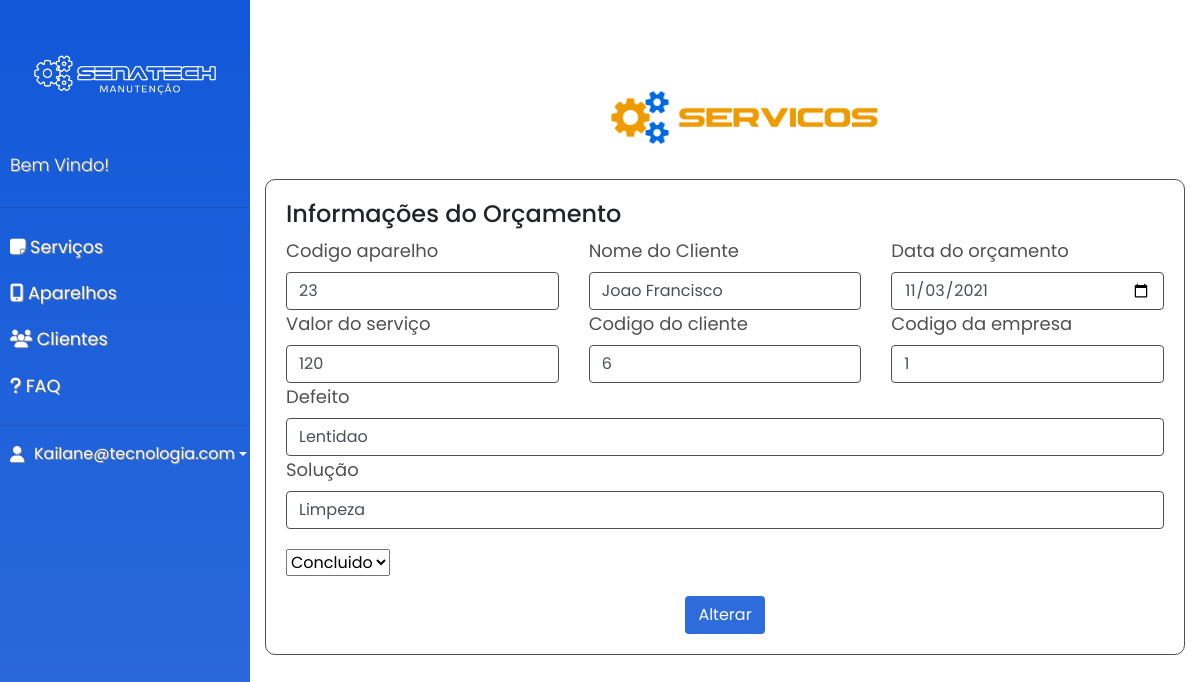
Screenshot of /editar_orcamento.php?p=editar&cod_orçamento=9 (signed in) with the database file from the repository.
### editar_orcamento.php (the view, shortened to what this page needs)
<?php
$cod_orçamento = $_GET['cod_orçamento'];
include "config.php";
$sql = "SELECT * FROM orçamentos WHERE cod_orçamento = $cod_orçamento";
$query = $mysqli->query($sql);
$dados = $query->fetch_array();
?>
<!DOCTYPE html>
<html>
<head>
    <link rel="stylesheet" href="https://stackpath.bootstrapcdn.com/bootstrap/4.1.0/css/bootstrap.min.css">
    <link rel="stylesheet" href="css/style_sidebar.css">
    <link rel="stylesheet" href="css/style_add_servicos.css">
  </head>
<body>
  <div class="wrapper">
    <nav id="sidebar">
        <div class="sidebar-header">
            <img id="logo" src="imagens/logo_traçado.png">
        </div>
        <ul class="list-unstyled components">
            <p>Bem Vindo!</p>
            <hr>
            <li>
              <a href="tela_servico.php">
                <i class="fas fa-sticky-note"></i>
                Serviços
              </a>
            </li>
            <li>
              <a href="tela_aparelhos.php">
              <i class="fas fa-mobile-alt"></i>
                Aparelhos
              </a>
            </li>
            <li>
              <a href="tela_clientes.php">
                <i class="fas fa-users"></i>
                Clientes
              </a>
            </li>
            <li>
            <a href="#">
              <i class="fas fa-question"></i>
              FAQ
            </a>
          </li>
        </ul>
        <hr>
        <div class="dropdown">
          <a href="#" class="d-flex align-items-center text-white text-decoration-none dropdown-toggle" id="dropdownUser1" data-bs-toggle="dropdown" aria-expanded="false">
            <i id="foto-user" class="fas fa-user"></i>
            <?php print($_SESSION['email'])?>
          </a>
        </div>
    </nav>
    <div class="container">
      <div>
        <img id="logo-servicos" src="imagens/logo_servicos.png">
      </div>
        <div class='row'>
          <div class="col-12" style="margin-bottom: 5%;">
              <div class="box">
                <form action="cod_editar_orcamento.php" method="POST">
                  <h4>Informações do Orçamento</h4>
                  <div class="row">
                    <div class="col-4">
                      <label for="exampleFormControlTextarea1" class="form-label">Codigo aparelho</label>
                      <input type="number" class="form-control" name="cod_aparelho" id="exampleFormControlInput1" value="<?php echo $dados[5]; ?>">
                    </div>
                     <div class="col-4">
                      <label for="exampleFormControlTextarea1" class="form-label">Nome do Cliente</label>
                      <input type="text" class="form-control" name="nome_cliente" id="exampleFormControlInput1" value="<?php echo $dados[8]; ?>">
                    </div>
                    <div class="col-4">
                      <label for="exampleFormControlInput1" class="form-label">Data do orçamento</label>
                      <input type="date" class="form-control" name="data_orçamento" id="exampleFormControlInput1" value="<?php echo $dados[4]; ?>">
                    </div>
                    <div class="col-4">
                      <label for="exampleFormControlInput1" class="form-label">Valor do serviço</label>
                      <input type="number" class="form-control" name="valor" id="exampleFormControlInput1" value="<?php echo $dados[3]; ?>">
                    </div>
                    <div class="col-4">
                      <label for="exampleFormControlInput1" class="form-label">Codigo do cliente</label>
                      <input type="number" class="form-control" name="cod_cliente" id="exampleFormControlInput1" value="<?php echo $dados[6]; ?>">
                    </div>
                    <div class="col-4">
                      <label for="exampleFormControlInput1" class="form-label">Codigo da empresa</label>
                      <input type="number" class="form-control" name="cod_empresa" id="exampleFormControlInput1" value="<?php echo $dados[7]; ?>">
                    </div>
                    <div class="col-12">
                      <label for="exampleFormControlTextarea1" class="form-label">Defeito</label>
                      <input type="text" class="form-control" name="defeito" id="exampleFormControlTextarea1" rows="3" value="<?php echo $dados[1]; ?>">
                      <label for="exampleFormControlTextarea1" class="form-label">Solução</label>
                      <input type="text" class="form-control" name="solução" id="exampleFormControlTextarea1" rows="3" value="<?php echo $dados[2]; ?>">
                    </div>
                    <div class="col-6" style="margin-top: 20px;">
                    <select class="form-select" value="<?php echo $dados[9]; ?>" name="status" aria-label="Status">
                    <option selected><?php echo $dados[9]; ?></option>
                    </select>
                    </div>
                    <div class="col-md-12">
                      <div class="text-center">
                        <button type="submit" class="btn">Alterar</button>
                      </div>
                    </div>
                  </div>
                </form>
              </div>
          </div>
        </div>
    </div>
  </div>
</body>

### css/style_sidebar.css (style rules this page uses)
body { font-family: 'Poppins', sans-serif; background: #ffffff; }
.wrapper { display: flex; width: 100%; align-items: stretch; }
a, a:hover, a:focus { color: inherit; text-decoration: none; transition: all 0.3s; }
p { font-family: 'Poppins', sans-serif; font-size: 1.1em; font-weight: 300; line-height: 1.7em; color: rgb(255, 255, 255); }
#sidebar { background-image: linear-gradient(#1158d9, #2E6BDB); color: #fff; transition: all 0.3s; min-width: 250px; max-width: 250px; min-height: 100vh; text-shadow: 1px 1px rgb(143, 142, 142); }
#sidebar .sidebar-header { padding: 0px; display: block; background-image: #2E6BDB; }
#sidebar ul p { color: #fff; padding: 10px; }
#sidebar ul li a { padding: 10px; font-size: 1.1em; display: block; }
img#logo { width: 250px; }
i#foto-user { margin-right: 10px; margin-left: 10px; }

### css/style_add_servicos.css (style rules this page uses)
img#logo-servicos { width: 400px; margin-left: 30%; margin-right: 30%; margin-bottom: -5%; }
.box { padding: 20px; border-radius: 10px; border: solid 1px; border-color: rgb(80, 80, 80); }
.btn { color: white; background-color: #2E6BDB; margin-left: auto; margin-right: auto; margin-top: 20px; }
.form-control { border: solid 1px; border-color: rgb(80, 80, 80); }
label { color: rgb(80, 80, 80); font-size: large; }

### rows the page displays
orçamentos: cod_aparelho "23", nome_cliente "Joao Francisco", data_orçamento "11/03/2021", valor "120", cod_cliente "6", cod_empresa "1", defeito "Lentidao", solução "Limpeza", status "Concluido"

### other values shown
$_SESSION['email'] "Kailane@tecnologia.com"
